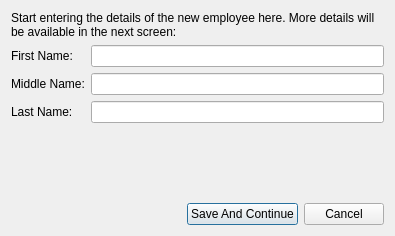
<?xml version="1.0" encoding="UTF-8"?>
<ui version="4.0">
 <class>StartNewEmployeeDialog</class>
 <widget class="QDialog" name="StartNewEmployeeDialog">
  <property name="geometry">
   <rect>
    <x>0</x>
    <y>0</y>
    <width>395</width>
    <height>236</height>
   </rect>
  </property>
  <property name="windowTitle">
   <string>Start New Employee</string>
  </property>
  <layout class="QVBoxLayout" name="verticalLayout">
   <item>
    <widget class="QLabel" name="label">
     <property name="text">
      <string>Start entering the details of the new employee here. More details will be available in the next screen:</string>
     </property>
     <property name="wordWrap">
      <bool>true</bool>
     </property>
    </widget>
   </item>
   <item>
    <layout class="QGridLayout" name="gridLayout">
     <item row="0" column="0">
      <widget class="QLabel" name="label_2">
       <property name="text">
        <string>First Name:</string>
       </property>
      </widget>
     </item>
     <item row="0" column="1">
      <widget class="QLineEdit" name="txtFirstName"/>
     </item>
     <item row="1" column="0">
      <widget class="QLabel" name="label_3">
       <property name="text">
        <string>Middle Name:</string>
       </property>
      </widget>
     </item>
     <item row="1" column="1">
      <widget class="QLineEdit" name="txtMiddleName"/>
     </item>
     <item row="2" column="0">
      <widget class="QLabel" name="label_4">
       <property name="text">
        <string>Last Name:</string>
       </property>
      </widget>
     </item>
     <item row="2" column="1">
      <widget class="QLineEdit" name="txtLastName"/>
     </item>
    </layout>
   </item>
   <item>
    <spacer name="verticalSpacer">
     <property name="orientation">
      <enum>Qt::Vertical</enum>
     </property>
     <property name="sizeHint" stdset="0">
      <size>
       <width>20</width>
       <height>40</height>
      </size>
     </property>
    </spacer>
   </item>
   <item>
    <layout class="QHBoxLayout" name="horizontalLayout">
     <item>
      <spacer name="horizontalSpacer">
       <property name="orientation">
        <enum>Qt::Horizontal</enum>
       </property>
       <property name="sizeHint" stdset="0">
        <size>
         <width>40</width>
         <height>20</height>
        </size>
       </property>
      </spacer>
     </item>
     <item>
      <widget class="QPushButton" name="cmdSaveAndContinue">
       <property name="text">
        <string>Save And Continue</string>
       </property>
      </widget>
     </item>
     <item>
      <widget class="QPushButton" name="cmdCancel">
       <property name="text">
        <string>Cancel</string>
       </property>
      </widget>
     </item>
    </layout>
   </item>
  </layout>
 </widget>
 <resources/>
 <connections>
  <connection>
   <sender>cmdCancel</sender>
   <signal>clicked()</signal>
   <receiver>StartNewEmployeeDialog</receiver>
   <slot>reject()</slot>
   <hints>
    <hint type="sourcelabel">
     <x>346</x>
     <y>203</y>
    </hint>
    <hint type="destinationlabel">
     <x>352</x>
     <y>172</y>
    </hint>
   </hints>
  </connection>
 </connections>
</ui>
